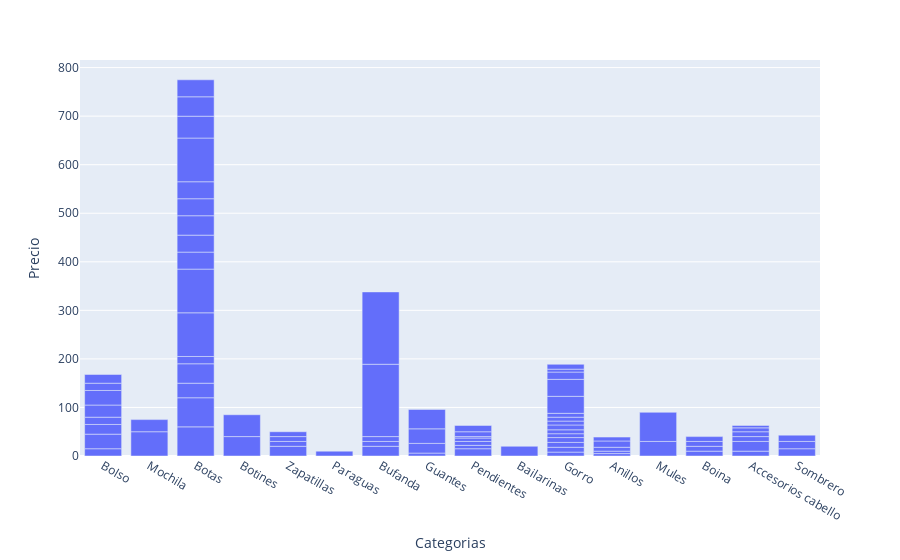

Write notebook code for a chart like this one.
### Markdown cell above
## ¿Cuales son los productos de mayor precio?

### Code cell
fig = px.bar(df1, x="Categorias", y="Precio")
fig.show()

### Figure 1 — Plotly figure (JSON) as saved in the notebook; plotly's stock layout.template omitted (floating-point values rounded to 4 significant figures)
{"data": [{"alignmentgroup": "True", "hovertemplate": "Categorias=%{x}<br>Precio=%{y}<extra></extra>", "legendgroup": "", "marker": {"color": "#636efa", "pattern": {"shape": ""}}, "name": "", "offsetgroup": "", "orientation": "v", "showlegend": false, "textposition": "auto", "type": "bar", "x": ["Bolso", "Mochila", "Botas", "Botas", "Botas", "Botas", "Botas", "Botines", "Botas", "Botas", "Botas", "Zapatillas", "Zapatillas", "Zapatillas", "Botas", "Paraguas", "Zapatillas", "Bufanda", "Guantes", "Bolso", "Botas", "Botas", "Botas", "Bolso", "Botas", "Botas", "Pendientes", "Botas", "Bolso", "Bailarinas", "Botas", "Gorro", "Bolso", "Bufanda", "Anillos", "Mules", "Pendientes", "Gorro", "Boina", "Anillos", "Guantes", "Gorro", "Guantes", "Gorro", "Gorro", "Anillos", "Gorro", "Pendientes", "Pendientes", "Anillos", "Bufanda", "Gorro", "Accesorios cabello", "Gorro", "Gorro", "Pendientes", "Bolso", "Gorro", "Sombrero", "Gorro", "Mochila", "Bolso", "Botines", "Gorro", "Boina", "Gorro", "Boina", "Boina", "Guantes", "Bolso", "Bufanda", "Accesorios cabello", "Mules", "Accesorios cabello", "Accesorios cabello", "Accesorios cabello", "Bufanda", "Pendientes", "Gorro", "Gorro", "Pendientes", "Accesorios cabello", "Sombrero", "Sombrero", "Anillos"], "xaxis": "x", "y": [14.99, 49.99, 59.99, 59.99, 29.99, 39.99, 14.99, 39.99, 89.99, 89.99, 34.99, 19.99, 9.99, 9.99, 34.99, 9.99, 9.99, 19.99, 5.99, 29.99, 39.99, 34.99, 34.99, 19.99, 89.99, 44.99, 14.99, 39.99, 14.99, 19.99, 34.99, 7.99, 24.99, 9.99, 4.99, 29.99, 6.99, 9.99, 9.99, 4.99, 19.99, 9.99, 29.99, 9.99, 7.99, 7.99, 7.99, 7.99, 6.99, 12.99, 9.99, 9.99, 9.99, 7.99, 7.99, 2.99, 29.99, 7.99, 14.99, 34.99, 24.99, 14.99, 44.99, 34.99, 9.99, 14.99, 9.99, 9.99, 39.99, 17.99, 149, 19.99, 59.99, 9.99, 9.99, 7.99, 149, 9.99, 5.99, 9.99, 12.99, 4.99, 14.99, 12.99, 7.99], "yaxis": "y"}], "layout": {"barmode": "relative", "legend": {"tracegroupgap": 0}, "margin": {"t": 60}, "xaxis": {"anchor": "y", "domain": [0, 1], "title": {"text": "Categorias"}}, "yaxis": {"anchor": "x", "domain": [0, 1], "title": {"text": "Precio"}}}}
